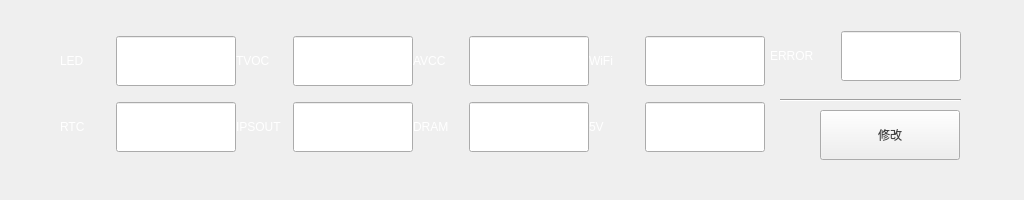
<?xml version="1.0" encoding="UTF-8"?>
<ui version="4.0">
 <class>WidgetSetting</class>
 <widget class="QWidget" name="WidgetSetting">
  <property name="geometry">
   <rect>
    <x>0</x>
    <y>0</y>
    <width>1024</width>
    <height>200</height>
   </rect>
  </property>
  <property name="minimumSize">
   <size>
    <width>1024</width>
    <height>200</height>
   </size>
  </property>
  <property name="maximumSize">
   <size>
    <width>1024</width>
    <height>202</height>
   </size>
  </property>
  <property name="windowTitle">
   <string>Form</string>
  </property>
  <property name="styleSheet">
   <string notr="true">color: rgb(255, 255, 255);
font: 18px &quot;.Helvetica Neue DeskInterface&quot;;</string>
  </property>
  <widget class="QPushButton" name="button_change">
   <property name="geometry">
    <rect>
     <x>820</x>
     <y>110</y>
     <width>140</width>
     <height>50</height>
    </rect>
   </property>
   <property name="minimumSize">
    <size>
     <width>140</width>
     <height>50</height>
    </size>
   </property>
   <property name="maximumSize">
    <size>
     <width>140</width>
     <height>50</height>
    </size>
   </property>
   <property name="styleSheet">
    <string notr="true">QPushButton{
	border-image: url(:/images/button/button4.png);
	color: rgb(66, 66, 66);
	font: 18px &quot;.Helvetica Neue DeskInterface&quot;;
	outline: none
}
QPushButton:pressed{
border-image: url(:/images/button/button4_press.png);
}
</string>
   </property>
   <property name="text">
    <string>修改</string>
   </property>
  </widget>
  <widget class="QWidget" name="">
   <property name="geometry">
    <rect>
     <x>770</x>
     <y>30</y>
     <width>191</width>
     <height>52</height>
    </rect>
   </property>
   <layout class="QHBoxLayout" name="horizontalLayout">
    <item>
     <widget class="QLabel" name="label">
      <property name="text">
       <string>ERROR</string>
      </property>
     </widget>
    </item>
    <item>
     <widget class="QLineEdit" name="edit_error">
      <property name="minimumSize">
       <size>
        <width>120</width>
        <height>50</height>
       </size>
      </property>
      <property name="maximumSize">
       <size>
        <width>120</width>
        <height>50</height>
       </size>
      </property>
      <property name="styleSheet">
       <string notr="true">QLineEdit{
	border-image: url(:/images/tools/inputSmall.png);
	color: rgb(255, 255, 255);
	font: 24px &quot;.Helvetica Neue DeskInterface&quot;;
}

</string>
      </property>
      <property name="alignment">
       <set>Qt::AlignCenter</set>
      </property>
      <property name="placeholderText">
       <string>20</string>
      </property>
     </widget>
    </item>
   </layout>
  </widget>
  <widget class="Line" name="line">
   <property name="geometry">
    <rect>
     <x>780</x>
     <y>90</y>
     <width>181</width>
     <height>20</height>
    </rect>
   </property>
   <property name="orientation">
    <enum>Qt::Horizontal</enum>
   </property>
  </widget>
  <widget class="QWidget" name="">
   <property name="geometry">
    <rect>
     <x>60</x>
     <y>20</y>
     <width>705</width>
     <height>150</height>
    </rect>
   </property>
   <layout class="QGridLayout" name="gridLayout">
    <property name="spacing">
     <number>0</number>
    </property>
    <item row="0" column="0">
     <layout class="QHBoxLayout" name="horizontalLayout_8">
      <item>
       <widget class="QLabel" name="label_9">
        <property name="text">
         <string>LED</string>
        </property>
       </widget>
      </item>
      <item>
       <widget class="QLineEdit" name="edit_LED">
        <property name="minimumSize">
         <size>
          <width>120</width>
          <height>50</height>
         </size>
        </property>
        <property name="maximumSize">
         <size>
          <width>120</width>
          <height>50</height>
         </size>
        </property>
        <property name="styleSheet">
         <string notr="true">QLineEdit{
	border-image: url(:/images/tools/inputSmall.png);
	color: rgb(255, 255, 255);
	font: 24px &quot;.Helvetica Neue DeskInterface&quot;;
}

</string>
        </property>
        <property name="alignment">
         <set>Qt::AlignCenter</set>
        </property>
       </widget>
      </item>
     </layout>
    </item>
    <item row="0" column="1">
     <layout class="QHBoxLayout" name="horizontalLayout_9">
      <item>
       <widget class="QLabel" name="label_10">
        <property name="text">
         <string>TVOC</string>
        </property>
       </widget>
      </item>
      <item>
       <widget class="QLineEdit" name="edit_TVOC">
        <property name="minimumSize">
         <size>
          <width>120</width>
          <height>50</height>
         </size>
        </property>
        <property name="maximumSize">
         <size>
          <width>120</width>
          <height>50</height>
         </size>
        </property>
        <property name="styleSheet">
         <string notr="true">QLineEdit{
	border-image: url(:/images/tools/inputSmall.png);
	color: rgb(255, 255, 255);
	font: 24px &quot;.Helvetica Neue DeskInterface&quot;;
}

</string>
        </property>
        <property name="alignment">
         <set>Qt::AlignCenter</set>
        </property>
       </widget>
      </item>
     </layout>
    </item>
    <item row="0" column="2">
     <layout class="QHBoxLayout" name="horizontalLayout_7">
      <item>
       <widget class="QLabel" name="label_8">
        <property name="text">
         <string>AVCC</string>
        </property>
       </widget>
      </item>
      <item>
       <widget class="QLineEdit" name="edit_AVCC">
        <property name="minimumSize">
         <size>
          <width>120</width>
          <height>50</height>
         </size>
        </property>
        <property name="maximumSize">
         <size>
          <width>120</width>
          <height>50</height>
         </size>
        </property>
        <property name="styleSheet">
         <string notr="true">QLineEdit{
	border-image: url(:/images/tools/inputSmall.png);
	color: rgb(255, 255, 255);
	font: 24px &quot;.Helvetica Neue DeskInterface&quot;;
}

</string>
        </property>
        <property name="alignment">
         <set>Qt::AlignCenter</set>
        </property>
       </widget>
      </item>
     </layout>
    </item>
    <item row="0" column="3">
     <layout class="QHBoxLayout" name="horizontalLayout_6">
      <item>
       <widget class="QLabel" name="label_6">
        <property name="text">
         <string>WiFi</string>
        </property>
       </widget>
      </item>
      <item>
       <widget class="QLineEdit" name="edit_WIFI">
        <property name="minimumSize">
         <size>
          <width>120</width>
          <height>50</height>
         </size>
        </property>
        <property name="maximumSize">
         <size>
          <width>120</width>
          <height>50</height>
         </size>
        </property>
        <property name="styleSheet">
         <string notr="true">QLineEdit{
	border-image: url(:/images/tools/inputSmall.png);
	color: rgb(255, 255, 255);
	font: 24px &quot;.Helvetica Neue DeskInterface&quot;;
}

</string>
        </property>
        <property name="alignment">
         <set>Qt::AlignCenter</set>
        </property>
       </widget>
      </item>
     </layout>
    </item>
    <item row="1" column="0">
     <layout class="QHBoxLayout" name="horizontalLayout_2">
      <item>
       <widget class="QLabel" name="label_3">
        <property name="text">
         <string>RTC</string>
        </property>
       </widget>
      </item>
      <item>
       <widget class="QLineEdit" name="edit_RTC">
        <property name="minimumSize">
         <size>
          <width>120</width>
          <height>50</height>
         </size>
        </property>
        <property name="maximumSize">
         <size>
          <width>120</width>
          <height>50</height>
         </size>
        </property>
        <property name="styleSheet">
         <string notr="true">QLineEdit{
	border-image: url(:/images/tools/inputSmall.png);
	color: rgb(255, 255, 255);
	font: 24px &quot;.Helvetica Neue DeskInterface&quot;;
}

</string>
        </property>
        <property name="alignment">
         <set>Qt::AlignCenter</set>
        </property>
       </widget>
      </item>
     </layout>
    </item>
    <item row="1" column="1">
     <layout class="QHBoxLayout" name="horizontalLayout_3">
      <item>
       <widget class="QLabel" name="label_7">
        <property name="text">
         <string>IPSOUT</string>
        </property>
       </widget>
      </item>
      <item>
       <widget class="QLineEdit" name="edit_IPSOUT">
        <property name="minimumSize">
         <size>
          <width>120</width>
          <height>50</height>
         </size>
        </property>
        <property name="maximumSize">
         <size>
          <width>120</width>
          <height>50</height>
         </size>
        </property>
        <property name="styleSheet">
         <string notr="true">QLineEdit{
	border-image: url(:/images/tools/inputSmall.png);
	color: rgb(255, 255, 255);
	font: 24px &quot;.Helvetica Neue DeskInterface&quot;;
}

</string>
        </property>
        <property name="alignment">
         <set>Qt::AlignCenter</set>
        </property>
       </widget>
      </item>
     </layout>
    </item>
    <item row="1" column="2">
     <layout class="QHBoxLayout" name="horizontalLayout_4">
      <item>
       <widget class="QLabel" name="label_4">
        <property name="text">
         <string>DRAM</string>
        </property>
       </widget>
      </item>
      <item>
       <widget class="QLineEdit" name="edit_DRAM">
        <property name="minimumSize">
         <size>
          <width>120</width>
          <height>50</height>
         </size>
        </property>
        <property name="maximumSize">
         <size>
          <width>120</width>
          <height>50</height>
         </size>
        </property>
        <property name="styleSheet">
         <string notr="true">QLineEdit{
	border-image: url(:/images/tools/inputSmall.png);
	color: rgb(255, 255, 255);
	font: 24px &quot;.Helvetica Neue DeskInterface&quot;;
}

</string>
        </property>
        <property name="alignment">
         <set>Qt::AlignCenter</set>
        </property>
       </widget>
      </item>
     </layout>
    </item>
    <item row="1" column="3">
     <layout class="QHBoxLayout" name="horizontalLayout_5">
      <item>
       <widget class="QLabel" name="label_5">
        <property name="text">
         <string>5V</string>
        </property>
       </widget>
      </item>
      <item>
       <widget class="QLineEdit" name="edit_5V">
        <property name="minimumSize">
         <size>
          <width>120</width>
          <height>50</height>
         </size>
        </property>
        <property name="maximumSize">
         <size>
          <width>120</width>
          <height>50</height>
         </size>
        </property>
        <property name="styleSheet">
         <string notr="true">QLineEdit{
	border-image: url(:/images/tools/inputSmall.png);
	color: rgb(255, 255, 255);
	font: 24px &quot;.Helvetica Neue DeskInterface&quot;;
}

</string>
        </property>
        <property name="alignment">
         <set>Qt::AlignCenter</set>
        </property>
       </widget>
      </item>
     </layout>
    </item>
   </layout>
  </widget>
 </widget>
 <resources/>
 <connections/>
</ui>
